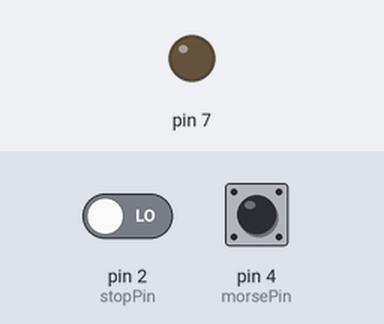
Recording of a sketch running on a simulated Arduino Uno, built with avr-gcc and run on an emulated ATmega328P. On the bench: output pins drawn as LEDs (lit = HIGH). Dashed ring = blinking. Inputs (shaded band) come from the test bench; at power-on: pin 4 (morsePin) LOW, pin 2 (stopPin) LOW. What the sketch prints to the serial monitor is not drawn.

Above: at 1.2 s.
1.3 s: pin 4 (morsePin) driven HIGH
At 2.2 s:
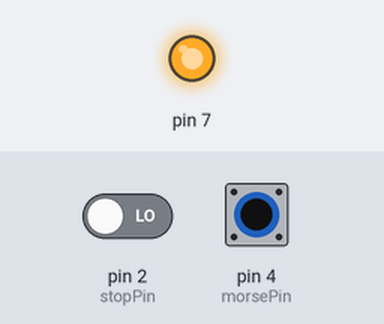
2.8 s: pin 4 (morsePin) driven LOW
At 3.3 s:
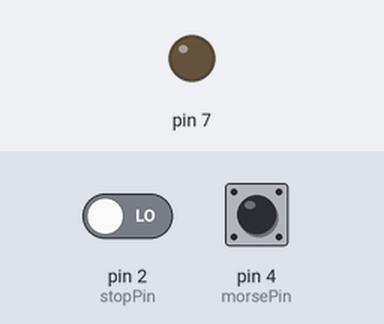
5.9 s: pin 4 (morsePin) pulsed HIGH 2 times (0.12 s each, 0.3 s apart)
At 5.96 s:
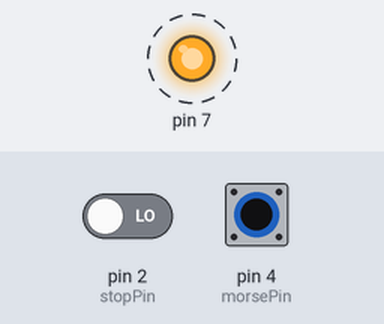
8.0 s: pin 2 (stopPin) driven HIGH and pin 4 (morsePin) driven HIGH
At 8.5 s:
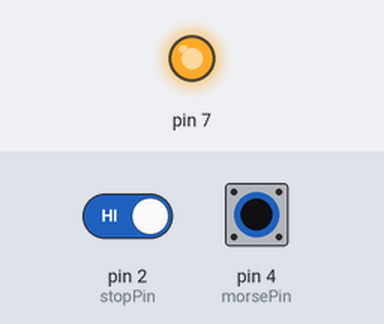
Timing chart, 0 to 10.5 s (numbered marks = the images above; inputs shaded):
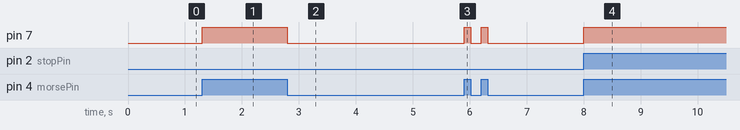

Measured:
- after the input at 1.3 s, pin 7: LOW → HIGH at once
- after the input at 2.8 s, pin 7: HIGH → LOW at once
- after the input at 5.9 s, pin 7: alternates HIGH for 0.12 s and LOW for 0.18 s, 4 changes in all, then stays LOW, starting at once
- after the input at 8.0 s, pin 7: LOW → HIGH at once

The sketch:

morsecode.ino
```cpp
const int morsePin = 4;
const int stopPin = 2;

long startTime; // store starting time here

long endTime = -9999;

long duration; // variable to store how long the timer has been running

float secduration; // variable to store the duration in seconds

long duration2;
float secduration2;

int switchState = 0;
int stopped = 0;
int lastState = 0;


void setup()

{

pinMode(morsePin,INPUT);
pinMode(stopPin,INPUT);
pinMode(7,OUTPUT);

attachInterrupt(digitalPinToInterrupt(2),send,RISING);

Serial.begin(9600);

}


void loop()

{
  switchState = digitalRead(morsePin);
  if (switchState != lastState){
    if (switchState == HIGH){ //switch went from off to on
      startTime = millis();
      digitalWrite(7,HIGH);
      //Is it a new letter?
      if(endTime > 0){
        duration2 = startTime - endTime;
        secduration2 = (float)duration2/1000;
        if(secduration2 > 0.3){
          Serial.print(" ");
        }
      }
    }
    else { //switch went from on to off
      digitalWrite(7,LOW);
      endTime = millis();
      duration = endTime - startTime;
      secduration = (float)duration/1000;
      if (secduration <= 0.3){
        Serial.print(".");
      }
      else{
        Serial.print("-");
      }
    }
  }

  if(stopped){
    Serial.println("M");
  }
  lastState = switchState;
  stopped = 0;
}

void send() {
  stopped = 1;
}
```
